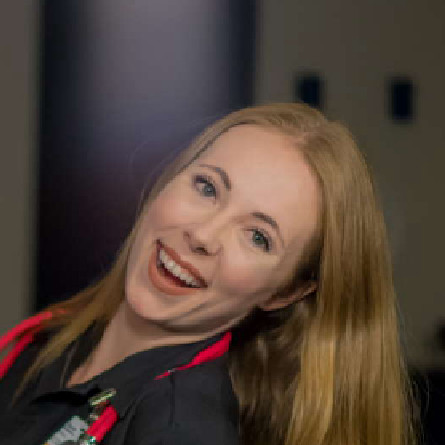
#> input picture backend/tests/fixtures/personA_front.jpg, 445 x 445 px
$ python -i eye_state.py   (imports and definitions only)
#> lines starting #> are read from the running program, lines starting #| are printed output that depends on the picture
#> further down, picture is the input picture: shape (445, 445, 3); mean B, G, R 55.3, 64.9, 80.8
"""Open/closed eye classifier on eye crops (CPU, numpy only at runtime).

Why: EAR comes from landmark geometry and drops when the driver looks down, squints or wears
glasses — the main sources of false drowsiness alerts. This model looks at the eye *image* and is
used to decide which frames count as "closed" for PERCLOS. It does not change the ingest payload.

Single source of truth: ml/scripts/train_eye_state.py imports `preprocess` and `hog_features`
from this file, so training and runtime features are identical.

Model file (JSON, produced by training): {"kind": "mlp"|"logreg", "mean", "scale", "layers": [...]}.
"""

from __future__ import annotations

import json
from collections.abc import Sequence
from pathlib import Path

import cv2
import numpy as np

SIZE = 32
CELL = 8
BINS = 9
N_FEATURES = 324  # 3x3 blocks (2x2 cells, stride 1 cell) x 4 cells x 9 bins


def preprocess(image: np.ndarray) -> np.ndarray:
    """Any BGR/gray eye crop → 32x32 uint8, histogram-equalised (lighting-robust)."""
    gray = cv2.cvtColor(image, cv2.COLOR_BGR2GRAY) if image.ndim == 3 else image
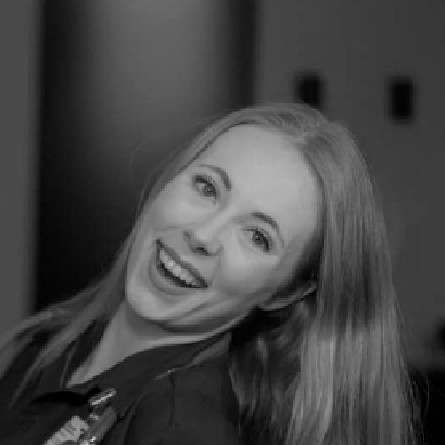
#> gray: shape (445, 445); min 0, max 241, mean 68.5
    small = cv2.resize(gray, (SIZE, SIZE), interpolation=cv2.INTER_AREA)
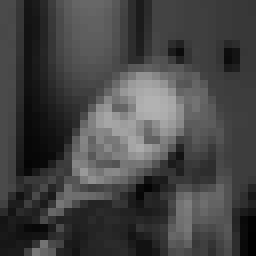
#> small: shape (32, 32) (shown 8 times larger); min 1, max 178, mean 68.5
    return cv2.equalizeHist(small)
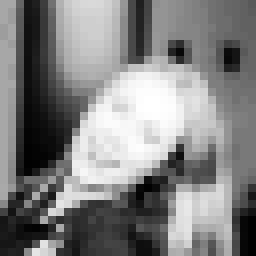
#> returned value: shape (32, 32) (shown 8 times larger); min 0, max 255, mean 128.5


# [43 lines left out: functions hog_features, crop_eye, not called in this run]


# [29 lines that did not run here, left out]

>>> import cv2
>>> picture = cv2.imread('../../backend/tests/fixtures/personA_front.jpg')
>>> result = preprocess(picture)

$ run again, on backend/tests/fixtures/personA_left.jpg
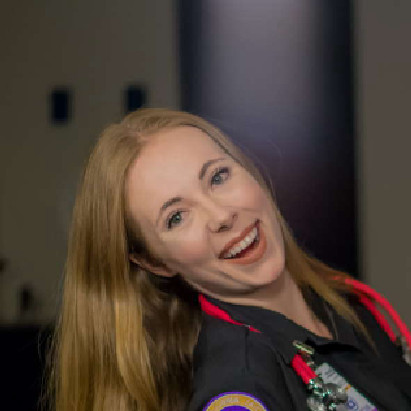
#> input picture backend/tests/fixtures/personA_left.jpg, 411 x 411 px
#> picture is the input picture: shape (411, 411, 3); mean B, G, R 54, 63.1, 77.2
#> in preprocess, `gray = cv2.cvtColor(image, cv2.COLOR_BGR2GRAY) if image.ndim == 3 else..`:
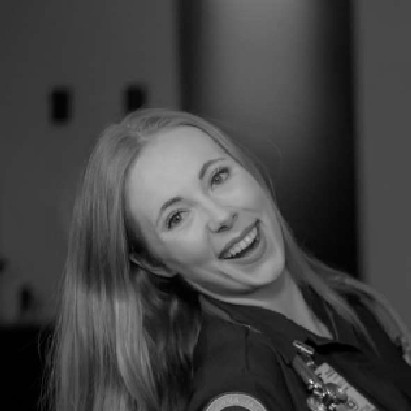
#> gray: shape (411, 411); min 0, max 249, mean 66.2
#> in preprocess, `return cv2.equalizeHist(small)`:
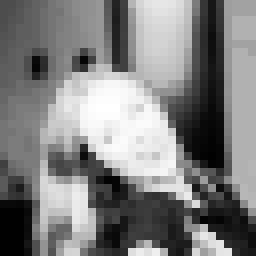
#> returned value: shape (32, 32) (shown 8 times larger); min 0, max 255, mean 127.4

$ run again, on backend/tests/fixtures/personA_right.jpg
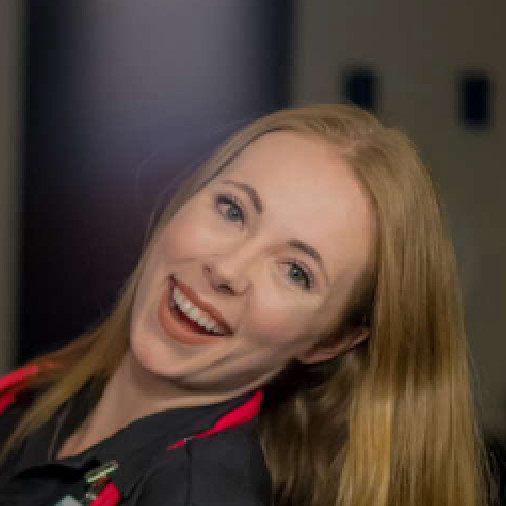
#> input picture backend/tests/fixtures/personA_right.jpg, 506 x 506 px
#> picture is the input picture: shape (506, 506, 3); mean B, G, R 56.9, 67, 84.3
#> in preprocess, `gray = cv2.cvtColor(image, cv2.COLOR_BGR2GRAY) if image.ndim == 3 else..`:
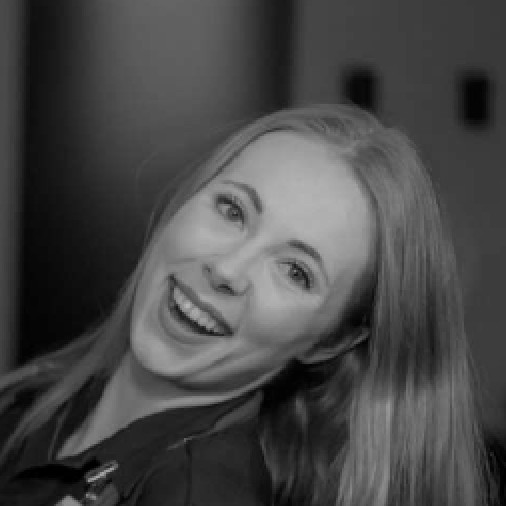
#> gray: shape (506, 506); min 0, max 184, mean 71
#> in preprocess, `return cv2.equalizeHist(small)`:
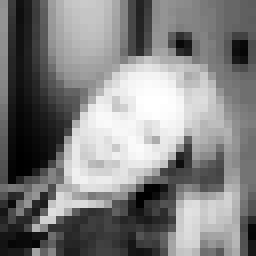
#> returned value: shape (32, 32) (shown 8 times larger); min 0, max 255, mean 128.5

$ run again, on backend/tests/fixtures/personB_front.jpg
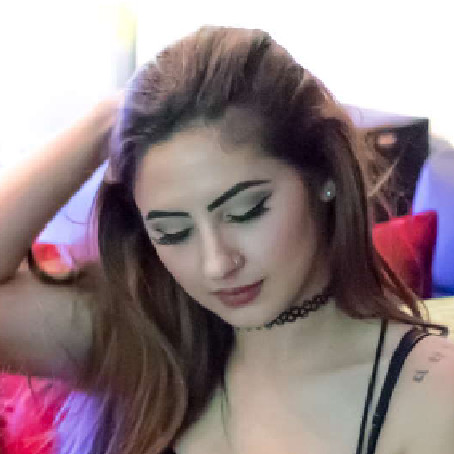
#> input picture backend/tests/fixtures/personB_front.jpg, 454 x 454 px
#> picture is the input picture: shape (454, 454, 3); mean B, G, R 133.7, 129.8, 147.6
#> in preprocess, `gray = cv2.cvtColor(image, cv2.COLOR_BGR2GRAY) if image.ndim == 3 else..`:
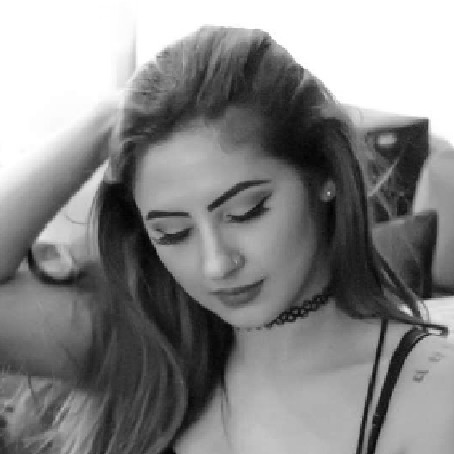
#> gray: shape (454, 454); min 2, max 255, mean 135.5
#> in preprocess, `return cv2.equalizeHist(small)`:
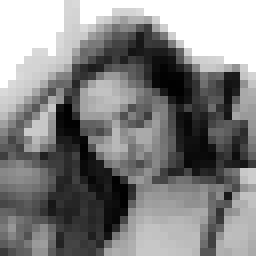
#> returned value: shape (32, 32) (shown 8 times larger); min 0, max 255, mean 130.9
